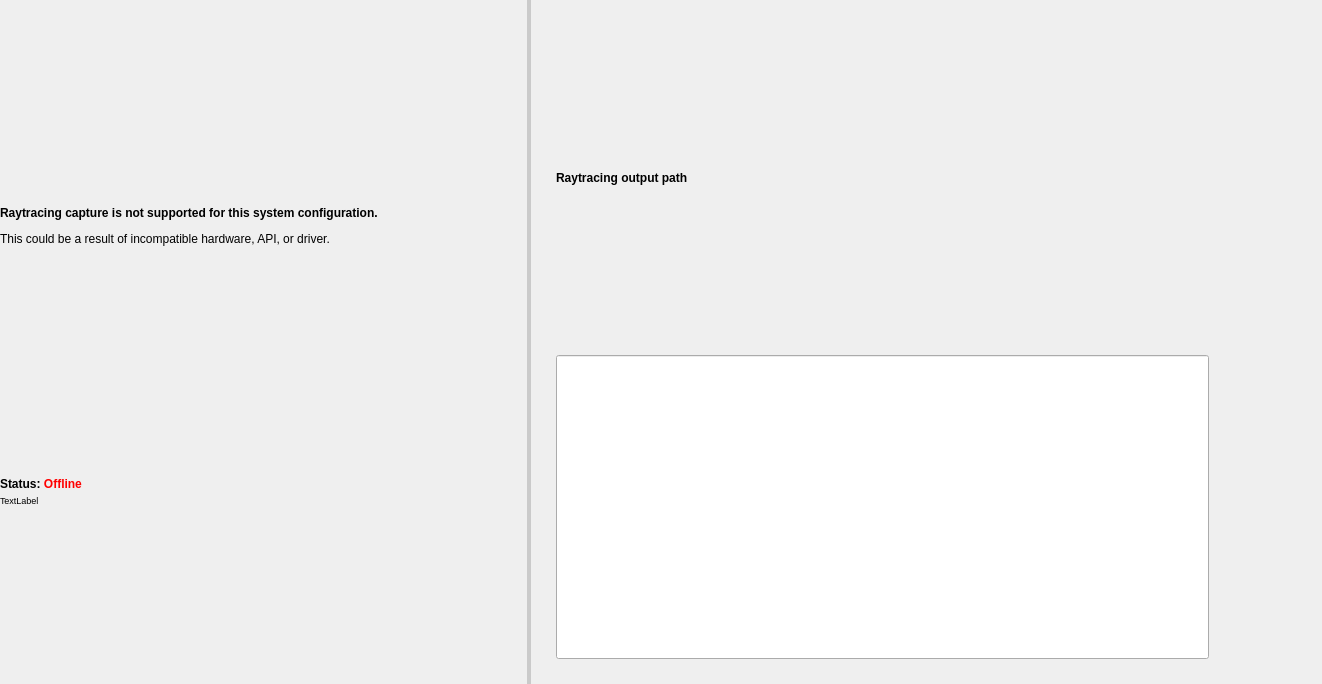
<?xml version="1.0" encoding="UTF-8"?>
<ui version="4.0">
 <class>SplitClientView</class>
 <widget class="QWidget" name="SplitClientView">
  <property name="geometry">
   <rect>
    <x>0</x>
    <y>0</y>
    <width>1322</width>
    <height>684</height>
   </rect>
  </property>
  <property name="sizePolicy">
   <sizepolicy hsizetype="Preferred" vsizetype="Minimum">
    <horstretch>0</horstretch>
    <verstretch>0</verstretch>
   </sizepolicy>
  </property>
  <property name="minimumSize">
   <size>
    <width>0</width>
    <height>0</height>
   </size>
  </property>
  <property name="windowTitle">
   <string>Form</string>
  </property>
  <property name="styleSheet">
   <string notr="true"/>
  </property>
  <layout class="QHBoxLayout" name="horizontalLayout">
   <property name="spacing">
    <number>0</number>
   </property>
   <property name="leftMargin">
    <number>0</number>
   </property>
   <property name="topMargin">
    <number>0</number>
   </property>
   <property name="rightMargin">
    <number>0</number>
   </property>
   <property name="bottomMargin">
    <number>0</number>
   </property>
   <item>
    <widget class="QSplitter" name="splitter">
     <property name="styleSheet">
      <string notr="true">QSplitter::handle { background-color: palette(midlight); }</string>
     </property>
     <property name="orientation">
      <enum>Qt::Orientation::Horizontal</enum>
     </property>
     <property name="opaqueResize">
      <bool>true</bool>
     </property>
     <property name="handleWidth">
      <number>4</number>
     </property>
     <property name="childrenCollapsible">
      <bool>false</bool>
     </property>
     <widget class="QWidget" name="capture_column" native="true">
      <property name="sizePolicy">
       <sizepolicy hsizetype="MinimumExpanding" vsizetype="Preferred">
        <horstretch>0</horstretch>
        <verstretch>0</verstretch>
       </sizepolicy>
      </property>
      <layout class="QVBoxLayout" name="capture_column_layout">
       <property name="spacing">
        <number>0</number>
       </property>
       <property name="leftMargin">
        <number>0</number>
       </property>
       <property name="topMargin">
        <number>0</number>
       </property>
       <property name="rightMargin">
        <number>0</number>
       </property>
       <property name="bottomMargin">
        <number>0</number>
       </property>
       <item>
        <widget class="ScrollablePane" name="scroll_area">
         <property name="sizePolicy">
          <sizepolicy hsizetype="MinimumExpanding" vsizetype="Expanding">
           <horstretch>0</horstretch>
           <verstretch>0</verstretch>
          </sizepolicy>
         </property>
         <property name="styleSheet">
          <string notr="true">QScrollArea { background: transparent; }</string>
         </property>
         <property name="frameShape">
          <enum>QFrame::Shape::NoFrame</enum>
         </property>
         <property name="frameShadow">
          <enum>QFrame::Shadow::Plain</enum>
         </property>
         <property name="horizontalScrollBarPolicy">
          <enum>Qt::ScrollBarPolicy::ScrollBarAlwaysOff</enum>
         </property>
         <property name="widgetResizable">
          <bool>true</bool>
         </property>
         <widget class="ScrollablePaneContents" name="scroll_area_contents">
          <property name="geometry">
           <rect>
            <x>0</x>
            <y>0</y>
            <width>560</width>
            <height>684</height>
           </rect>
          </property>
          <property name="sizePolicy">
           <sizepolicy hsizetype="MinimumExpanding" vsizetype="Preferred">
            <horstretch>0</horstretch>
            <verstretch>0</verstretch>
           </sizepolicy>
          </property>
          <property name="styleSheet">
           <string notr="true">#scroll_area_contents { background: transparent; }
                                            </string>
          </property>
          <layout class="QVBoxLayout" name="scroll_area_layout">
           <property name="spacing">
            <number>25</number>
           </property>
           <property name="leftMargin">
            <number>0</number>
           </property>
           <property name="topMargin">
            <number>0</number>
           </property>
           <property name="rightMargin">
            <number>0</number>
           </property>
           <property name="bottomMargin">
            <number>0</number>
           </property>
           <item>
            <widget class="QLabel" name="unsupported_text">
             <property name="sizePolicy">
              <sizepolicy hsizetype="MinimumExpanding" vsizetype="Fixed">
               <horstretch>0</horstretch>
               <verstretch>0</verstretch>
              </sizepolicy>
             </property>
             <property name="font">
              <font>
               <bold>true</bold>
              </font>
             </property>
             <property name="text">
              <string>&lt;html&gt;&lt;head/&gt;&lt;body&gt;&lt;p&gt;Raytracing
                                                            capture is not supported for
                                                            this system configuration.&lt;/p&gt;&lt;p&gt;&lt;span style=&quot;
                                                            font-weight:400;&quot;&gt;This
                                                            could be a result of incompatible hardware, API, or driver.&lt;/span&gt;&lt;/p&gt;&lt;/body&gt;&lt;/html&gt;
                                                        </string>
             </property>
             <property name="wordWrap">
              <bool>true</bool>
             </property>
            </widget>
           </item>
           <item>
            <layout class="QHBoxLayout" name="horizontalLayout_2">
             <item>
              <layout class="QVBoxLayout" name="status_layout">
               <property name="spacing">
                <number>4</number>
               </property>
               <item>
                <widget class="QLabel" name="status_label">
                 <property name="sizePolicy">
                  <sizepolicy hsizetype="MinimumExpanding" vsizetype="Fixed">
                   <horstretch>0</horstretch>
                   <verstretch>0</verstretch>
                  </sizepolicy>
                 </property>
                 <property name="minimumSize">
                  <size>
                   <width>0</width>
                   <height>0</height>
                  </size>
                 </property>
                 <property name="text">
                  <string>&lt;html&gt;&lt;head/&gt;&lt;body&gt;&lt;p&gt;&lt;span
                                                                            style=&quot; font-weight:600;&quot;&gt;Status:
                                                                            &lt;/span&gt;&lt;span style=&quot;
                                                                            font-weight:600; color:#ff0000;&quot;&gt;Offline&lt;/span&gt;&lt;/p&gt;&lt;/body&gt;&lt;/html&gt;
                                                                        </string>
                 </property>
                </widget>
               </item>
               <item>
                <widget class="QLabel" name="connected_process_label">
                 <property name="sizePolicy">
                  <sizepolicy hsizetype="MinimumExpanding" vsizetype="Fixed">
                   <horstretch>0</horstretch>
                   <verstretch>0</verstretch>
                  </sizepolicy>
                 </property>
                 <property name="styleSheet">
                  <string notr="true">font-size: 7pt;</string>
                 </property>
                 <property name="text">
                  <string>TextLabel</string>
                 </property>
                </widget>
               </item>
              </layout>
             </item>
            </layout>
           </item>
          </layout>
         </widget>
        </widget>
       </item>
      </layout>
     </widget>
     <widget class="QWidget" name="recent_trace_column" native="true">
      <property name="sizePolicy">
       <sizepolicy hsizetype="MinimumExpanding" vsizetype="Preferred">
        <horstretch>0</horstretch>
        <verstretch>0</verstretch>
       </sizepolicy>
      </property>
      <layout class="QVBoxLayout" name="recent_trace_column_layout">
       <property name="spacing">
        <number>25</number>
       </property>
       <property name="leftMargin">
        <number>25</number>
       </property>
       <property name="topMargin">
        <number>25</number>
       </property>
       <property name="rightMargin">
        <number>25</number>
       </property>
       <property name="bottomMargin">
        <number>25</number>
       </property>
       <item>
        <widget class="QLabel" name="output_path_label">
         <property name="sizePolicy">
          <sizepolicy hsizetype="MinimumExpanding" vsizetype="Preferred">
           <horstretch>0</horstretch>
           <verstretch>0</verstretch>
          </sizepolicy>
         </property>
         <property name="minimumSize">
          <size>
           <width>0</width>
           <height>0</height>
          </size>
         </property>
         <property name="font">
          <font>
           <bold>true</bold>
          </font>
         </property>
         <property name="text">
          <string>Raytracing output path</string>
         </property>
        </widget>
       </item>
       <item>
        <widget class="OutputPathRowView" name="output_path_row" native="true">
         <layout class="QHBoxLayout" name="output_path_layout">
          <property name="spacing">
           <number>0</number>
          </property>
          <property name="leftMargin">
           <number>0</number>
          </property>
          <property name="topMargin">
           <number>0</number>
          </property>
          <property name="rightMargin">
           <number>0</number>
          </property>
          <property name="bottomMargin">
           <number>0</number>
          </property>
          <item>
           <widget class="FocusNotificationLineEdit" name="output_path_line_edit">
            <property name="sizePolicy">
             <sizepolicy hsizetype="MinimumExpanding" vsizetype="Preferred">
              <horstretch>0</horstretch>
              <verstretch>0</verstretch>
             </sizepolicy>
            </property>
           </widget>
          </item>
          <item>
           <widget class="QWidget" name="output_path_edit_accessories" native="true">
            <layout class="QHBoxLayout" name="output_path_edit_accessories_layout">
             <property name="spacing">
              <number>12</number>
             </property>
             <property name="leftMargin">
              <number>0</number>
             </property>
             <property name="topMargin">
              <number>0</number>
             </property>
             <property name="rightMargin">
              <number>0</number>
             </property>
             <property name="bottomMargin">
              <number>0</number>
             </property>
             <item>
              <spacer name="horizontalSpacer">
               <property name="orientation">
                <enum>Qt::Orientation::Horizontal</enum>
               </property>
               <property name="sizeType">
                <enum>QSizePolicy::Policy::Fixed</enum>
               </property>
               <property name="sizeHint" stdset="0">
                <size>
                 <width>12</width>
                 <height>1</height>
                </size>
               </property>
              </spacer>
             </item>
             <item>
              <widget class="QPushButton" name="output_path_browse">
               <property name="focusPolicy">
                <enum>Qt::FocusPolicy::NoFocus</enum>
               </property>
               <property name="styleSheet">
                <string notr="true">QPushButton {border-style: outset;
                                                                    border-width: 0px;}
                                                                </string>
               </property>
               <property name="text">
                <string/>
               </property>
               <property name="icon">
                <iconset theme=":/folder-open.svg"/>
               </property>
              </widget>
             </item>
             <item>
              <widget class="QPushButton" name="output_path_info">
               <property name="enabled">
                <bool>true</bool>
               </property>
               <property name="sizePolicy">
                <sizepolicy hsizetype="Fixed" vsizetype="Fixed">
                 <horstretch>0</horstretch>
                 <verstretch>0</verstretch>
                </sizepolicy>
               </property>
               <property name="focusPolicy">
                <enum>Qt::FocusPolicy::NoFocus</enum>
               </property>
               <property name="toolTip">
                <string>This is the path where traces will be output on disk.
The $(APP_NAME) macros will be substituted with the connected application name.</string>
               </property>
               <property name="styleSheet">
                <string notr="true">QPushButton {border-style: outset;
                                                                    border-width: 0px;}
                                                                </string>
               </property>
               <property name="text">
                <string/>
               </property>
               <property name="icon">
                <iconset theme=":/information-circle.svg"/>
               </property>
               <property name="flat">
                <bool>false</bool>
               </property>
              </widget>
             </item>
            </layout>
           </widget>
          </item>
         </layout>
        </widget>
       </item>
      </layout>
     </widget>
    </widget>
   </item>
  </layout>
 </widget>
 <customwidgets>
  <customwidget>
   <class>ScrollablePane</class>
   <extends>QScrollArea</extends>
   <header>common/inc/view/scrollable_pane.h</header>
   <container>1</container>
  </customwidget>
  <customwidget>
   <class>FocusNotificationLineEdit</class>
   <extends>QLineEdit</extends>
   <header>common/inc/focus_notification_line_edit.h</header>
  </customwidget>
  <customwidget>
   <class>OutputPathRowView</class>
   <extends>QWidget</extends>
   <header>common/inc/view/output_path_row_view.h</header>
  </customwidget>
  <customwidget>
   <class>ScrollablePaneContents</class>
   <extends>QWidget</extends>
   <header>common/inc/view/scrollable_pane.h</header>
   <container>1</container>
  </customwidget>
 </customwidgets>
 <resources/>
 <connections/>
</ui>
